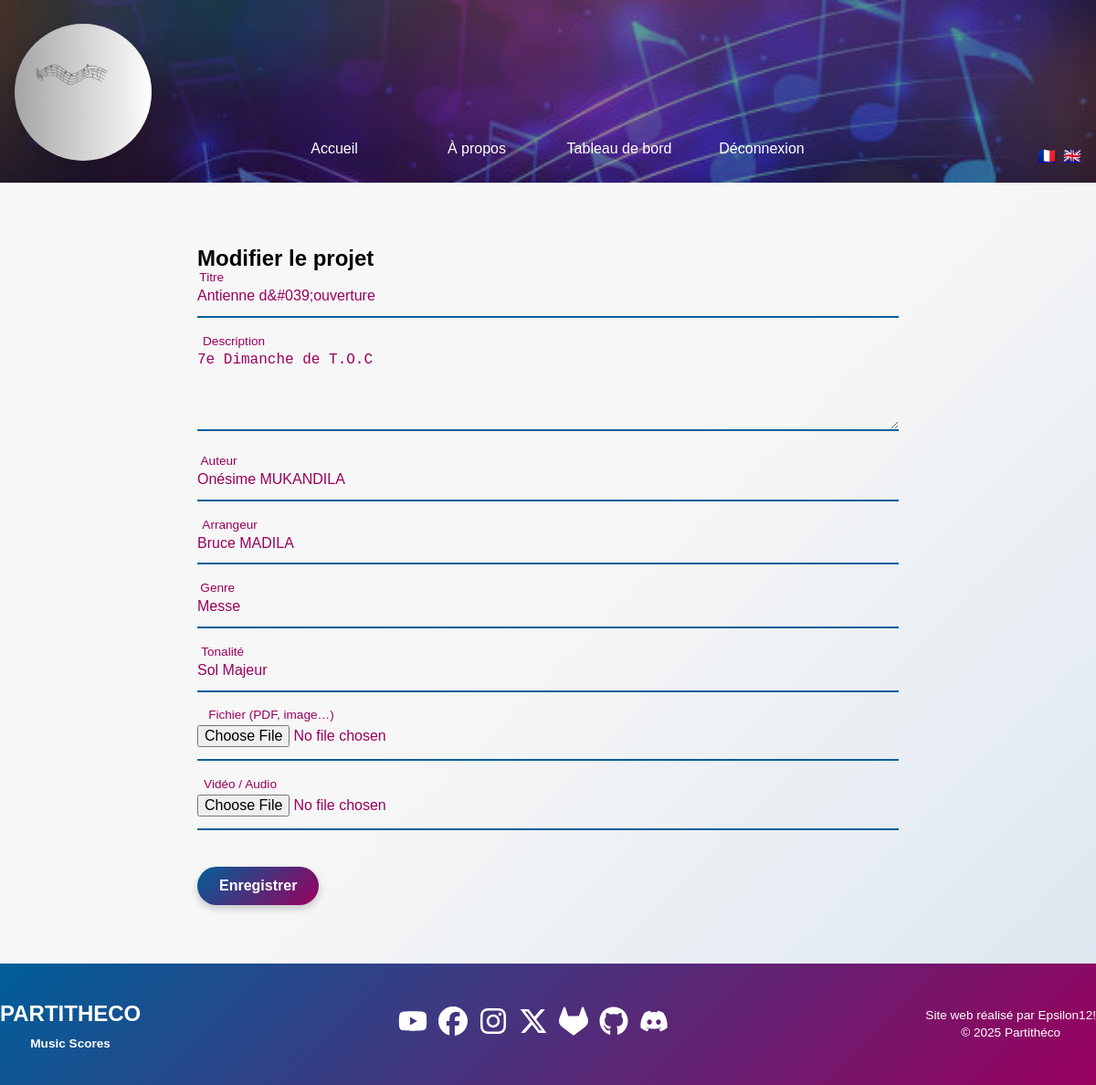
Screenshot of /edit.php?id=4&lang=fr (signed in) with the database file from the repository.
### tables this page shows
CREATE TABLE projects (
                id INTEGER PRIMARY KEY AUTOINCREMENT,
                user_id INTEGER NOT NULL,
                title TEXT NOT NULL,
                description TEXT NOT NULL,
                thumbnail TEXT,
                date_publication DATETIME DEFAULT CURRENT_TIMESTAMP, media TEXT, author TEXT, arranger TEXT, genre TEXT, tonality TEXT,
                FOREIGN KEY(user_id) REFERENCES users(id)
            );

### assets/locales/trad.php (called while the page is built, shortened)
<?php
$lang = $_SESSION['lang']
         ?? ($_COOKIE['lang'] ?? 'fr');

### classes/Database.php (called while the page is built, shortened)
<?php
class Database {
    private PDO $pdo;
    public function __construct(string $dbPath = __DIR__ . '/../db.sqlite') {
        $this->pdo = new PDO('sqlite:' . $dbPath);
        $this->pdo->setAttribute(PDO::ATTR_ERRMODE, PDO::ERRMODE_EXCEPTION);
        try {
            $this->pdo->exec("
                CREATE TABLE IF NOT EXISTS users (
                    id       INTEGER PRIMARY KEY AUTOINCREMENT,
                    username TEXT    NOT NULL UNIQUE,
                    email    TEXT    NOT NULL UNIQUE,
                    password TEXT    NOT NULL
                )
            ");
            $this->pdo->exec("
                CREATE TABLE IF NOT EXISTS projects (
                    id               INTEGER PRIMARY KEY AUTOINCREMENT,
                    user_id          INTEGER NOT NULL,
                    title            TEXT    NOT NULL,
                    description      TEXT    NOT NULL,
                    thumbnail        TEXT,
                    media            TEXT,
                    author           TEXT,
                    arranger         TEXT,
                    genre            TEXT,
                    tonality         TEXT,
                    date_publication DATETIME DEFAULT CURRENT_TIMESTAMP,
                    FOREIGN KEY(user_id) REFERENCES users(id)
                )
            ");
            $this->pdo->exec("
                CREATE TABLE IF NOT EXISTS comments (
                    id          INTEGER PRIMARY KEY AUTOINCREMENT,
                    project_id  INTEGER NOT NULL,
                    author      TEXT NOT NULL,
                    content     TEXT NOT NULL,
                    created_at  DATETIME DEFAULT CURRENT_TIMESTAMP,
                    FOREIGN KEY(project_id) REFERENCES projects(id)
                )
            ");
            $this->pdo->exec("
                CREATE TABLE IF NOT EXISTS subscribers (
                    id    INTEGER PRIMARY KEY AUTOINCREMENT,
                    email TEXT NOT NULL UNIQUE,
                    created_at DATETIME DEFAULT CURRENT_TIMESTAMP
                )
            ");
            $existing = $this->pdo
                ->query("PRAGMA table_info(projects)")
                ->fetchAll(PDO::FETCH_COLUMN, 1);
        } catch (PDOException $e) {
            die("Database error: " . $e->getMessage());
        }
    }
    public function getPDO(): PDO {
        return $this->pdo;
    }
}

### classes/Project.php (called while the page is built, shortened)
<?php
class Project {
    private PDO $pdo;
    public function __construct(PDO $pdo) {
        $this->pdo = $pdo;
    }
    public function getProjectById(int $id) {
        $stmt = $this->pdo->prepare("
            SELECT
              p.*,
              u.username AS publisher
            FROM projects p
            JOIN users    u ON p.user_id = u.id
            WHERE p.id = :id
        ");
        $stmt->bindValue(':id', $id, PDO::PARAM_INT);
        $stmt->execute();
        return $stmt->fetch(PDO::FETCH_ASSOC);
    }
}

### edit.php (the view, shortened to what this page needs)
<?php
$projectId = (int)($_GET['id'] ?? 0);
require_once 'classes/Database.php';
require_once 'classes/Project.php';
$db         = new Database();
$projectObj = new Project($db->getPDO());
$project    = $projectObj->getProjectById($projectId);
$title       = $project['title'];
$description = $project['description'];
$author      = $project['author'];
$arranger    = $project['arranger'];
$genre       = $project['genre'];
$tonality    = $project['tonality'];
include 'includes/header.php';
include 'includes/navbar.php';
?>
<main>
  <section class="animated-form create-section">
    <h1>Modifier le projet</h1>
    <?php $delay = 0.1; ?>
    <form action="edit.php?id=<?= $projectId ?>&lang=<?= htmlspecialchars($lang) ?>"
          method="post"
          enctype="multipart/form-data"
          novalidate>
      <div class="form-group" style="--delay:<?= $delay ?>s">
        <input type="text" id="title" name="title"
               placeholder=" " value="<?= htmlspecialchars($title) ?>"
               required maxlength="100">
        <label for="title">Titre</label>
        <div class="form-line"></div><p class="error-message"></p>
      </div>
      <?php $delay += 0.1; ?>
      <div class="form-group" style="--delay:<?= $delay ?>s">
        <textarea id="description" name="description"
                  rows="4" placeholder=" "
                  required><?= htmlspecialchars($description) ?></textarea>
        <label for="description">Description</label>
        <div class="form-line"></div><p class="error-message"></p>
      </div>
      <?php $delay += 0.1; ?>
      <div class="form-group" style="--delay:<?= $delay ?>s">
        <input type="text" id="author" name="author"
               placeholder=" " value="<?= htmlspecialchars($author) ?>">
        <label for="author">Auteur</label>
        <div class="form-line"></div><p class="error-message"></p>
      </div>
      <?php $delay += 0.1; ?>
      <div class="form-group" style="--delay:<?= $delay ?>s">
        <input type="text" id="arranger" name="arranger"
               placeholder=" " value="<?= htmlspecialchars($arranger) ?>">
        <label for="arranger">Arrangeur</label>
        <div class="form-line"></div><p class="error-message"></p>
      </div>
      <?php $delay += 0.1; ?>
      <div class="form-group" style="--delay:<?= $delay ?>s">
        <input type="text" id="genre" name="genre"
               placeholder=" " value="<?= htmlspecialchars($genre) ?>">
        <label for="genre">Genre</label>
        <div class="form-line"></div><p class="error-message"></p>
      </div>
      <?php $delay += 0.1; ?>
      <div class="form-group" style="--delay:<?= $delay ?>s">
        <input type="text" id="tonality" name="tonality"
               placeholder=" " value="<?= htmlspecialchars($tonality) ?>">
        <label for="tonality">Tonalité</label>
        <div class="form-line"></div><p class="error-message"></p>
      </div>
      <?php $delay += 0.1; ?>
      <div class="form-group" style="--delay:<?= $delay ?>s">
        <input type="file" id="file" name="file" placeholder=" ">
        <label for="file">Fichier (PDF, image…)</label>
        <div class="form-line"></div><p class="error-message"></p>
      </div>
      <?php $delay += 0.1; ?>
      <div class="form-group" style="--delay:<?= $delay ?>s">
        <input type="file" id="media" name="media" placeholder=" ">
        <label for="media">Vidéo / Audio</label>
        <div class="form-line"></div><p class="error-message"></p>
      </div>
      <?php $delay += 0.1; ?>
      <button type="submit" class="form-btn" style="--delay:<?= $delay ?>s">
        Enregistrer
      </button>
    </form>
  </section>
</main>
<?php include 'includes/footer.php'; ?>

### assets/css/base.css (style rules this page uses)
:root { --primary-light: #005f99; --text-action: #99005E; --background: #f4f4f4; --font-family: Arial, sans-serif; }
*, *::before, *::after { box-sizing: border-box; margin: 0; padding: 0; }
html, body { height: 100%; }
body { display: flex; flex-direction: column; min-height: 100vh; font-family: var(--font-family); background-color: var(--background); line-height: 1.6; }
main { flex: 1; position: relative; z-index: 0; }
main { background: linear-gradient( 135deg, rgba(255, 255, 255, 0.272) 50%, rgba(220,230,240,0.95) 100% ); }

### assets/css/buttons.css (style rules this page uses)
.btn-primary, .btn-load-more, .newsletter-form button, .comment-form button, .form-btn, #backToTop { display: inline-flex; align-items: center; justify-content: center; gap: 0.5rem; padding: 0.75rem 1.5rem; background: linear-gradient( 135deg, var(--primary-light) 0%, var(--text-action) 100% ); color: #fff; font-weight: 600; font-size: 1rem; border: none; border-radius: 2rem; box-shadow: 0 4px 8px rgba(0,0,0,0.2); cursor: pointer; transition: transform 0.2s ease, box-shadow 0.2s ease, background 0.3s ease; text-decoration: none; }

### assets/css/forms.css (style rules this page uses)
.animated-form { width: 90%; max-width: 800px; margin: 2rem auto; padding: 2rem 1rem; }
.form-group { position: relative; margin-bottom: 1.5rem; opacity: 0; transform: translateY(20px); animation: fadeInUp 0.6s ease-out forwards; animation-delay: var(--delay, 0s); }
.form-group input, .form-group textarea { width: 100%; border: none; border-bottom: 2px solid var(--primary-light); padding: 0.8rem 0; background: transparent; font-size: 1rem; color: var(--text-action); outline: none; }
.form-group input::placeholder, .form-group textarea::placeholder { color: #999; font-style: italic; }
.form-group label { position: absolute; top: 0.8rem; left: 0; font-size: 1rem; color: #666; pointer-events: none; transition: transform 0.3s, font-size 0.3s, color 0.3s; }
.form-group input:focus + label, .form-group input:not(:placeholder-shown) + label, .form-group textarea:focus + label, .form-group textarea:not(:placeholder-shown) + label { transform: translateY(-1.5rem) scale(0.85); color: var(--text-action); }
.form-line { position: absolute; bottom: 0; left: 0; width: 100%; height: 2px; overflow: hidden; }
.form-line::before { content: ""; position: absolute; width: 100%; height: 100%; background: var(--text-action); transform: scaleX(0); transform-origin: left; transition: transform 0.3s ease; }
.form-btn { margin-top: 1rem; }

### rows the page displays
projects: title "Antienne d&#039;ouverture", description "7e Dimanche de T.O.C", author "Onésime MUKANDILA", arranger "Bruce MADILA", genre "Messe", tonality "Sol Majeur"

### other values shown
$t['nav']['home'] "Accueil"
$t['nav']['about'] "À propos"
$t['nav']['admin'] "Tableau de bord"
$t['nav']['logout'] "Déconnexion"
$t['footer']['credits'] "Site web réalisé par Epsilon12!"
